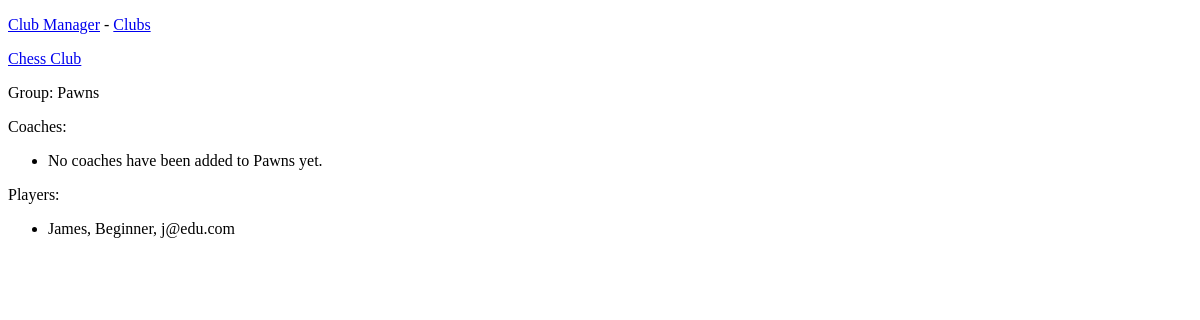
/club_manager/clubs/group/2, run on an earlier commit of the app's database.
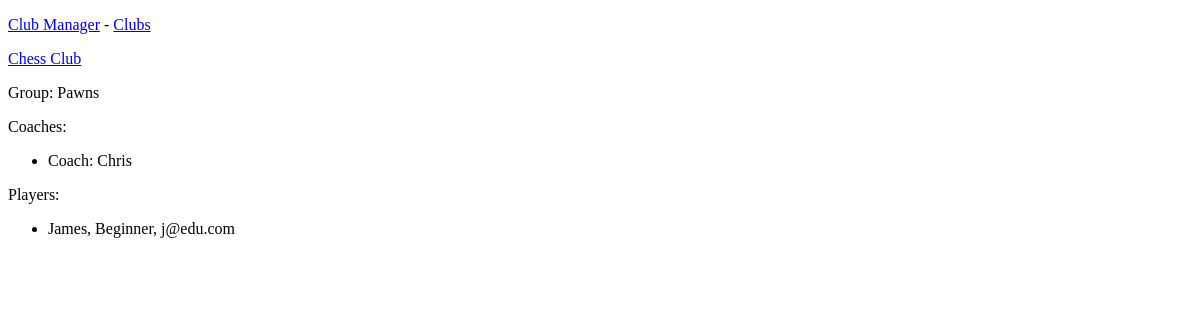
And on a later commit of the database.
### club_manager/models.py (models this page shows, shortened)
class Club(models.Model):
    club_name = models.CharField(max_length=100)
    club_type = models.CharField(max_length=50, default="Chess")
    def __str__(self):
        return self.club_name

class Group(models.Model):
    club = models.ForeignKey(Club, on_delete=models.CASCADE)
    group_name = models.CharField(max_length=100)
    def __str__(self):
        return f"{self.group_name}"

class Player(models.Model):
    player = models.OneToOneField(Member, on_delete=models.CASCADE)
    group = models.ForeignKey(Group, on_delete=models.CASCADE)
    ability_level = models.CharField(max_length=20, default="Beginner")
    def __str__(self):
        return f"{self.player.name}, {self.ability_level}, {self.player.email}"

class Member(models.Model):
    club = models.ForeignKey(Club, on_delete=models.CASCADE)
    name = models.CharField(max_length=100)
    birthdate = models.DateField('birth date')
    email = models.CharField(max_length=100)
    phone = models.IntegerField()

class Coach(models.Model):
    coach = models.OneToOneField(Member, on_delete=models.CASCADE)
    group = models.ForeignKey(Group, on_delete=models.CASCADE)
    class Meta:
        verbose_name_plural = "coaches"
    def __str__(self):
        return f"Coach: {self.coach.name}"

### club_manager/views.py (the view)
# urls.py: path('clubs/group/<int:group_id>', views.group, name="group"),
def group(request, group_id):
    group = Group.objects.get(id=group_id)
    club = group.club
    players = group.player_set.order_by('player_id')
    coaches = group.coach_set.order_by('coach_id')
    context = {'club': club, 'group': group, 'players': players, 'coaches': coaches}
    return render(request, 'club_manager/group.html', context)

### club_manager/templates/club_manager/group.html (shortened to what this page needs)
{% extends "club_manager/base.html" %}
    {% block content %}
        <p><a href="{% url 'club_manager:club' club.id %}">{{ club }}</a></p>
        <p>Group: {{ group }}</p>
        <p>Coaches:</p>
            <ul>
              {% for coach in coaches %}
              <li>
                  <p> {{ coach }}</p>
              </li>
                {% empty %}
                  <li>No coaches have been added to {{ group }} yet.</li>
              {% endfor %}
            </ul>
        <p>Players:</p>
            <ul>
              {% for player in players %}
              <li>
                  <p> {{ player }}</p>
              </li>
                {% empty %}
                  <li>No players have been added to {{ group }} yet.</li>
              {% endfor %}
            </ul>
    {% endblock content %}

### club_manager/templates/club_manager/base.html (shortened to what this page needs)
<!DOCTYPE html>
<html lang="en">
<head>
</head>
<body>
    <p>
    <a href="{% url 'club_manager:index' %}">Club Manager</a> -
    <a href="{% url 'club_manager:clubs' %}">Clubs</a>
    </p>
    {% block content %}{% endblock content %}
</body>
</html>

What changed in the data, as far as the page shows it:
shown differently, row unchanged: Group "Pawns": group_name "Pawns" → (not shown)
added Coach: coach.name "Coach: Chris"
Also different on the page:
text no longer shown: "No coaches have been added to yet."
